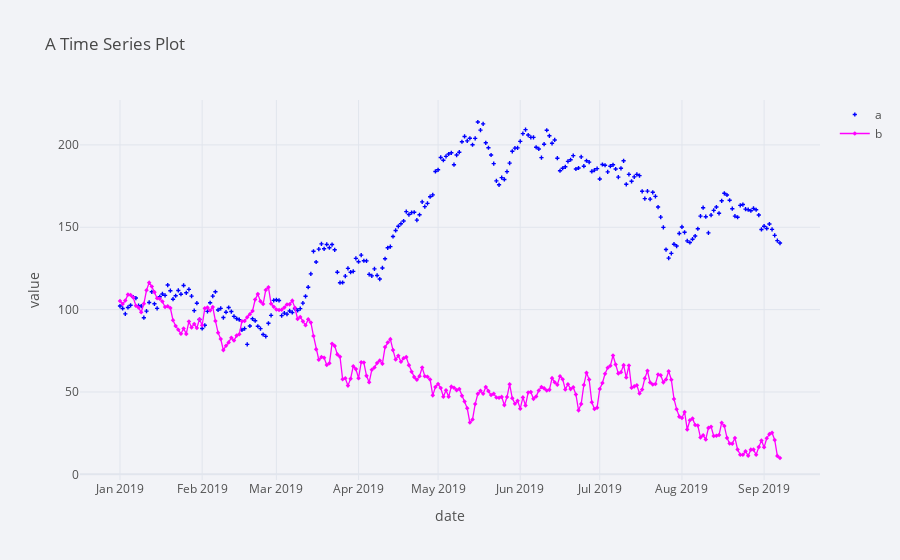

Notebook source saved alongside this figure:
### Code cell
df[['a', 'b']].iplot(
             theme='polar',
             title='A Time Series Plot',
             xTitle='date',
             yTitle='value',
             mode={'a': 'markers', 'b': 'lines+markers'},
             symbol={'a': 'cross', 'b': 'diamond'},
             size=3.5,
             colors={'a': 'blue', 'b': 'magenta'},
                        )

### Figure 1 — Plotly figure (JSON) as saved in the notebook; plotly's stock layout.template omitted (floating-point values rounded to 4 significant figures; data arrays with more than 128 entries replaced by an {"elided": "..."} marker saying what was removed)
{"data": [{"line": {"color": "blue", "dash": "solid", "shape": "linear", "width": 1.3}, "marker": {"size": 3.5, "symbol": "cross"}, "mode": "markers", "name": "a", "text": "", "type": "scatter", "x": {"elided": "250 str values"}, "y": {"elided": "250 float values"}}, {"line": {"color": "magenta", "dash": "solid", "shape": "linear", "width": 1.3}, "marker": {"size": 3.5, "symbol": "diamond"}, "mode": "lines+markers", "name": "b", "text": "", "type": "scatter", "x": {"elided": "250 str values"}, "y": {"elided": "250 float values"}}], "layout": {"autosize": true, "legend": {"bgcolor": "#F2F3F7", "font": {"color": "#505050"}}, "paper_bgcolor": "#F2F3F7", "plot_bgcolor": "#F2F3F7", "title": {"font": {"color": "#484848"}, "text": "A Time Series Plot"}, "xaxis": {"autorange": true, "gridcolor": "#E1E5ED", "range": ["2018-12-17 06:10:45.9415", "2019-09-21 17:49:14.0585"], "showgrid": true, "tickfont": {"color": "#505050"}, "title": {"font": {"color": "#505050"}, "text": "date"}, "type": "date", "zerolinecolor": "#E1E5ED"}, "yaxis": {"autorange": true, "gridcolor": "#E1E5ED", "range": [-5.763, 229.6], "showgrid": true, "tickfont": {"color": "#505050"}, "title": {"font": {"color": "#505050"}, "text": "value"}, "type": "linear", "zerolinecolor": "#E1E5ED"}}}
